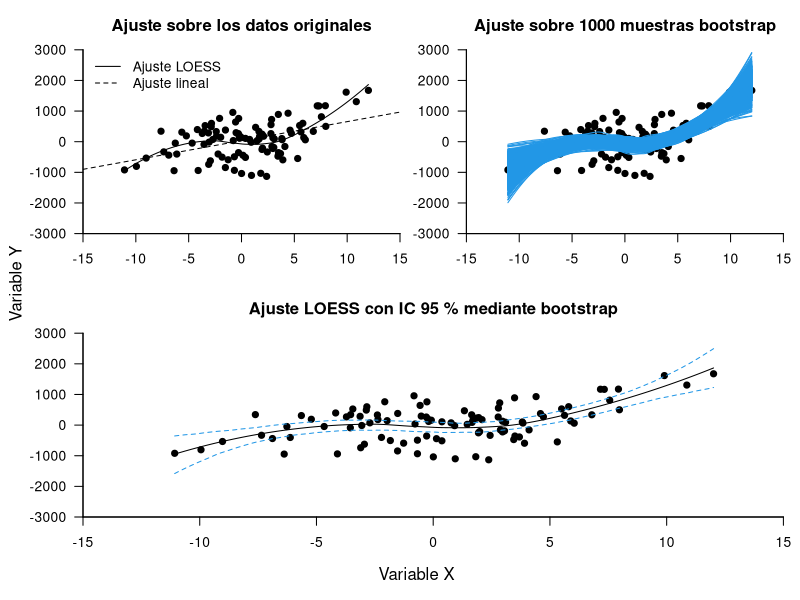

Here is the R script that generated this plot:
## ---- chunk 1
set.seed(1)
N <- 100
x <- rnorm(N, 0, 5)
y <- x + x^2 + x^3 - rnorm(N, 0, 500)
xy <- data.frame(x, y)
## ---- chunk 2
mi_loess <- loess(y ~ x, xy)
## ---- chunk 3
library(boot)
dat_res_aj <- cbind(xy, res = mi_loess$residuals, ajus = mi_loess$fitted)
nuevos_datos <- data.frame(x = seq(min(xy$x), max(xy$x), l = 100))
boot_loess <- function(datos, nuevosdatos, inds, alpha = 0.75) {
  aj_loess <- loess(ajus + res[inds] ~ x, span = alpha, data = datos)
  pred <- predict(aj_loess, nuevosdatos)
  return(pred)
}
mi_boot <- boot(data = dat_res_aj, statistic = boot_loess, R = 1000, nuevosdatos = nuevos_datos)
## ---- chunk 4
layout(matrix(c(1, 3, 2, 3), 2))
par(mar = c(3, 3, 3, 1), mgp = c(3.5, 1, 0), oma = c(2, 2, 0, 0), bty = 'l', xaxs = 'i', yaxs = 'i')
plot(xy$x, xy$y, xlim = c(-15, 15), ylim = c(-3000, 3000), pch = 19, 
     las = 1, xlab = '', ylab = '', main = 'Ajuste sobre los datos originales')

ajuste <- predict(mi_loess, nuevos_datos)
lines(nuevos_datos$x, ajuste, lty = 1)
abline(lm(y ~ x, data = xy), lty = 2)
legend('topleft', legend = c('Ajuste LOESS', 'Ajuste lineal'), lty = c(1, 2), bty = 'n')

plot(xy$x, xy$y, xlim = c(-15, 15), ylim = c(-3000, 3000), pch = 19, 
     las = 1, xlab = '', ylab = '', main = 'Ajuste sobre 1000 muestras bootstrap')
apply(mi_boot$t, 1, function(x) lines(nuevos_datos$x, x, col = 4))

plot(xy$x, xy$y, xlim = c(-15, 15), ylim = c(-3000, 3000), pch = 19, 
     las = 1, xlab = '', ylab = '', main = 'Ajuste LOESS con IC 95 % mediante bootstrap')
lines(nuevos_datos$x, ajuste)
sapply(c(0.025, 0.975), function(x) {
  lines(nuevos_datos$x, apply(mi_boot$t, 2, quantile, probs = x), lty = 2, col = 4)
})
mtext(side = 1, text = "Variable X", line = 0, outer = T)
mtext(side = 2, text = "Variable Y", line = 0.5, outer = T, las = 0)
